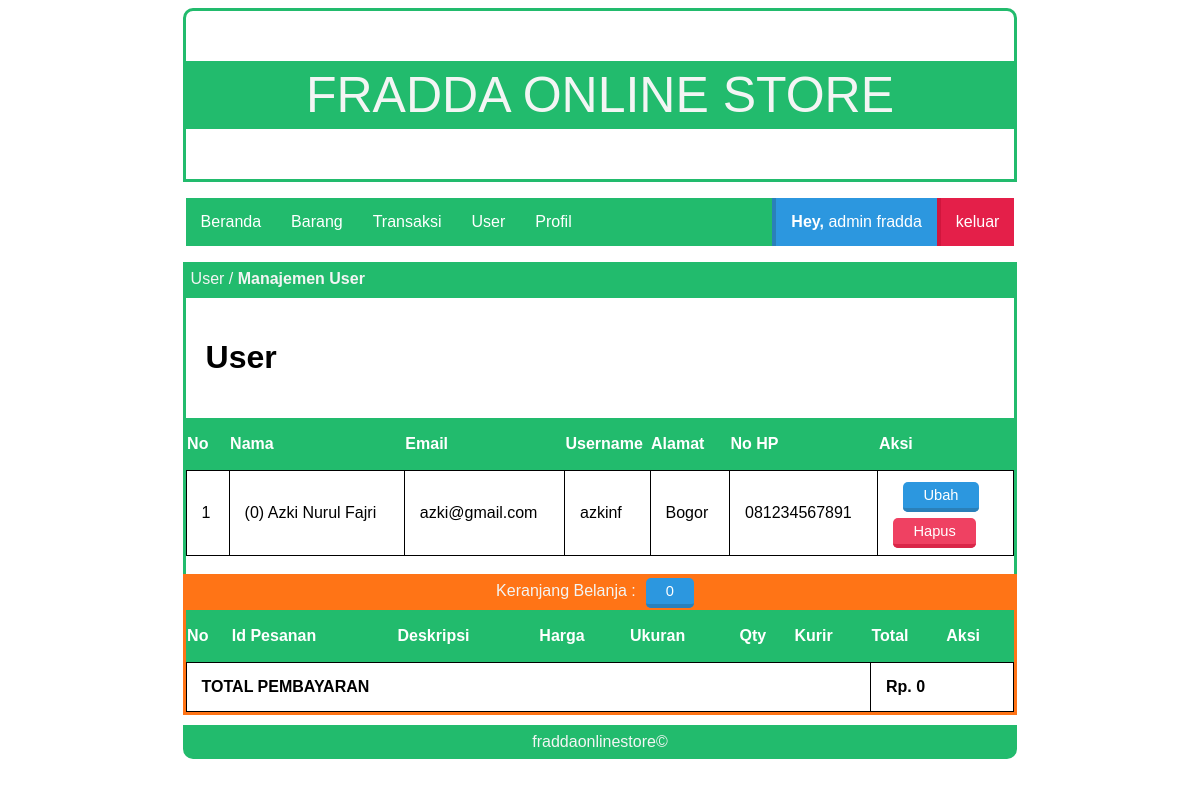
The app's page /fraddaonlinestore/index.php?page=user (signed in) with its own data.
### tables this page shows
CREATE TABLE `tbl_users` (
  `id_user` int(100) NOT NULL,
  `nama_lengkap` varchar(30) NOT NULL,
  `email` varchar(30) NOT NULL,
  `username` varchar(6) NOT NULL,
  `password` varchar(6) NOT NULL,
  `alamat` varchar(50) NOT NULL,
  `no_hp` text NOT NULL,
  `title` varchar(10) NOT NULL
);

### fraddaonlinestore/page/admin/user/user.php (the view, shortened to what this page needs)
<div class="box-title">
    <p>User / <b>Manajemen User</b></p>
</div>
<div id="box">
  <h1>User</h1>
  <?php
  $status = "user";
  include('lib/koneksi.php');
  $query = $conn->prepare("SELECT * FROM tbl_users WHERE title=:title");
  $query->bindparam(':title',$status);
  $query->execute();
  $data = $query->fetchAll();
  ?>
  <table class="news">
    <tr>
      <th>No</th>
      <th>Nama</th>
      <th>Email</th>
      <th>Username</th>
      <th>Alamat</th>
      <th>No HP</th>
      <th>Aksi</th>
    </tr>
    <?php
    $no=1;
    foreach ($data as $value): ?>
        <tr>
            <td><?php echo $no; ?></td>
            <td><?php echo "(".$value['id_user'].") ".$value['nama_lengkap'] ?></td>
            <td><?php echo $value['email'] ?></td>
            <td><?php echo $value['username'] ?></td>
            <td><?php echo $value['alamat'] ?></td>
            <td><?php echo $value['no_hp'] ?></td>
            <td>
              <a class="tombol-biru" href="?page=user_edit&id=<?php echo $value['id_user']; ?>">Ubah</a><br><br>
              <a class="tombol-merah" href="?page=user_hapus&id=<?php echo $value['id_user']; ?>">Hapus</a>
            </td>
        </tr>
    <?php
    $no++;
    endforeach;
     ?>
  </table>
  <br>
</div>

### fraddaonlinestore/style.css (style rules this page uses)
.box-title { background: #22bb6d; width: 70%; height: 30px; margin: auto; border: 3px solid #22bb6d; }
.box-title p { color: #f3f5f4; margin: 5px 5px; font-family: sans-serif; }
#box { border-bottom: 0px; border-left: 3px solid #22bb6d; border-right: 3px solid #22bb6d; width: 70%; margin: auto; min-height: 200px; overflow: hidden; }
table.news { border-collapse: collapse; width: 100%; }
.news td { padding: 15px; border: 1px solid black; }
.news th { background-color: #22bb6d; color: white; height: 50px; }
#box p,h1,h2,table,tr,td,img { font-family: sans-serif; padding: 20px; text-align: justify; }
.tombol-biru { background:#2C97DF; color:white; border-top:0; border-left:0; border-right:0; border-bottom:4px solid #2A80B9; border-radius: 5px; padding:5px 20px; text-decoration:none; font-family:sans-serif; font-size:11pt; margin:10px; }
.tombol-merah { background:#ef4162; color:white; border-top:0; border-left:0; border-right:0; border-bottom:4px solid #da2648; border-radius: 5px; padding:5px 20px; text-decoration:none; font-family:sans-serif; font-size:11pt; }

### records on screen
tbl_users: id_user "0", nama_lengkap "Azki Nurul Fajri", email "azki@gmail.com", username "azkinf", alamat "Bogor", no_hp "081234567891"

### other values on screen
$title "admin"
$user "fradda"
$count "0"
$jumlah "0"
